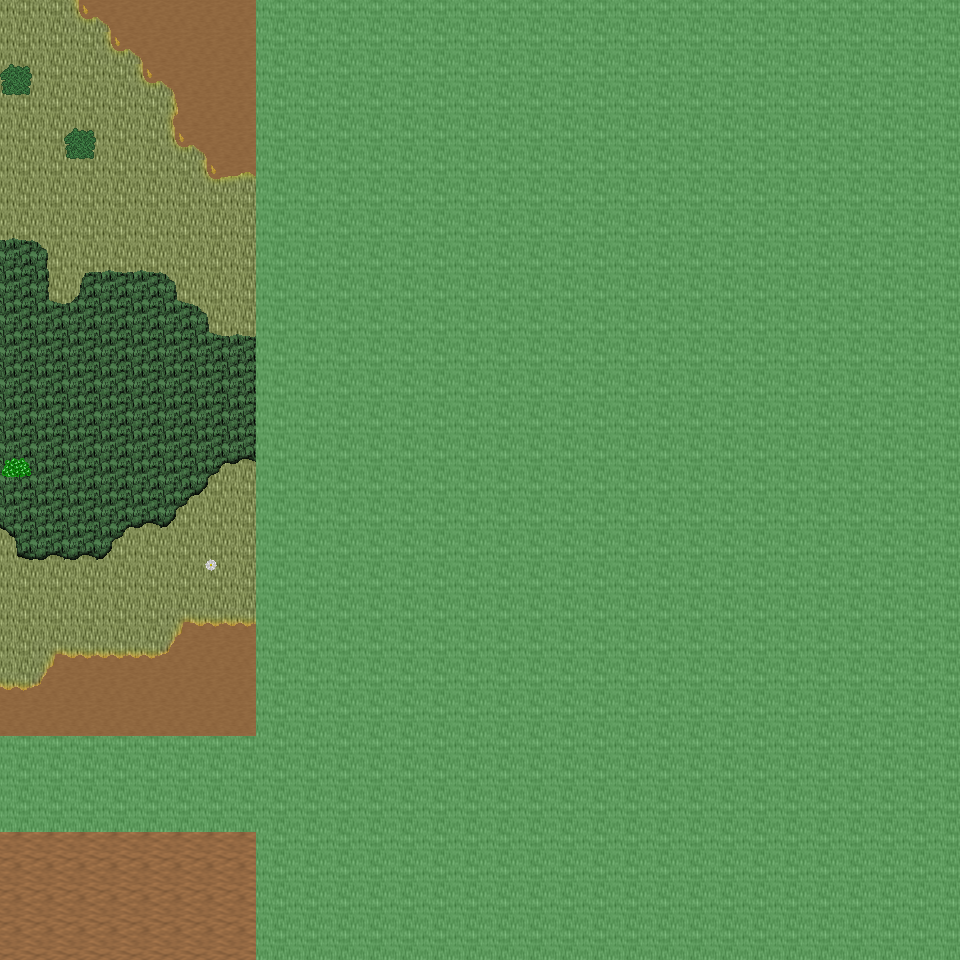

This game map was drawn from its Tiled (.tmx) file and the tilesets committed beside it. A one-line description and the trimmed map source follow:
An orthogonal 30x30 tile map with 32x32 px tiles, 6 tile layers (Ground, Object, Object2, Above, ...), 39 tilesets and 4 objects (4x mapchange).

<map version="1.0" orientation="orthogonal" renderorder="right-down" width="30" height="30" tilewidth="32" tileheight="32" nextobjectid="5">
  <tileset firstgid="1" name="tileset_ground_ground" tilewidth="32" tileheight="32" tilecount="33" columns="3">
    <image source="../drawable/tileset_ground_ground.png" width="96" height="352" />
  </tileset>
  <tileset firstgid="34" name="tileset_ground_ridge_earth_dark" tilewidth="32" tileheight="32" tilecount="96" columns="12">
    <image source="../drawable/tileset_ground_ridge_earth_dark.png" width="384" height="256" />
  </tileset>
  <tileset firstgid="130" name="tileset_plant_grasses" tilewidth="32" tileheight="32" tilecount="6" columns="3">
    <image source="../drawable/tileset_plant_grasses.png" width="96" height="64" />
  </tileset>
  <tileset firstgid="136" name="tileset_ground_ladder_vertical_dark" tilewidth="32" tileheight="32" tilecount="3" columns="3">
    <image source="../drawable/tileset_ground_ladder_vertical_dark.png" width="96" height="32" />
  </tileset>
  <tileset firstgid="139" name="tileset_logic_collision" tilewidth="32" tileheight="32" tilecount="1" columns="1">
    <image source="../drawable/tileset_logic_collision.png" width="32" height="32" />
  </tileset>
  <tileset firstgid="140" name="tileset_ground_grass_corners" tilewidth="32" tileheight="32" tilecount="24" columns="6">
    <image source="../drawable/tileset_ground_grass_corners.png" width="192" height="128" />
  </tileset>
  <tileset firstgid="164" name="tileset_ground_earth_edges" tilewidth="32" tileheight="32" tilecount="18" columns="6">
    <image source="../drawable/tileset_ground_earth_edges.png" width="192" height="96" />
  </tileset>
  <tileset firstgid="182" name="tileset_plant_bush_bushes" tilewidth="32" tileheight="32" tilecount="10" columns="5">
    <image source="../drawable/tileset_plant_bush_bushes.png" width="160" height="64" />
  </tileset>
  <tileset firstgid="192" name="tileset_plant_tree_tree_darkgreen" tilewidth="32" tileheight="32" tilecount="88" columns="8">
    <image source="../drawable/tileset_plant_tree_tree_darkgreen.png" width="256" height="352" />
  </tileset>
  <tileset firstgid="280" name="tileset_ground_rock_pebbles" tilewidth="32" tileheight="32" tilecount="3" columns="1">
    <image source="../drawable/tileset_ground_rock_pebbles.png" width="32" height="96" />
  </tileset>
  <tileset firstgid="283" name="tileset_furniture_sink_jacuzzi_dark_side_on" tilewidth="32" tileheight="32" tilecount="36" columns="3">
    <image source="../drawable/tileset_furniture_sink_jacuzzi_dark_side_on.png" width="96" height="384" />
  </tileset>
  <tileset firstgid="319" name="tileset_furniture_chair_bench_iron_extensible" tilewidth="32" tileheight="32" tilecount="16" columns="4">
    <image source="../drawable/tileset_furniture_chair_bench_iron_extensible.png" width="128" height="128" />
  </tileset>
  <tileset firstgid="335" name="tileset_plant_flower_daisy_blue" tilewidth="32" tileheight="32" tilecount="8" columns="2">
    <image source="../drawable/tileset_plant_flower_daisy_blue.png" width="64" height="128" />
  </tileset>
  <tileset firstgid="343" name="tileset_plant_flower_daisy_red" tilewidth="32" tileheight="32" tilecount="8" columns="2">
    <image source="../drawable/tileset_plant_flower_daisy_red.png" width="64" height="128" />
  </tileset>
  <tileset firstgid="351" name="tileset_plant_flower_daisy_white" tilewidth="32" tileheight="32" tilecount="8" columns="2">
    <image source="../drawable/tileset_plant_flower_daisy_white.png" width="64" height="128" />
  </tileset>
  <tileset firstgid="359" name="tileset_plant_flower_daisy_yellow" tilewidth="32" tileheight="32" tilecount="8" columns="2">
    <image source="../drawable/tileset_plant_flower_daisy_yellow.png" width="64" height="128" />
  </tileset>
  <tileset firstgid="367" name="tileset_plant_bush_hedge" tilewidth="32" tileheight="32" tilecount="35" columns="5">
    <image source="../drawable/tileset_plant_bush_hedge.png" width="160" height="224" />
  </tileset>
  <tileset firstgid="402" name="tileset_plant_tree_evergreen" tilewidth="32" tileheight="32" tilecount="36" columns="3">
    <image source="../drawable/tileset_plant_tree_evergreen.png" width="96" height="384" />
  </tileset>
  <tileset firstgid="438" name="tileset_furniture_light_iron_lamp" tilewidth="32" tileheight="32" tilecount="3" columns="1">
    <image source="../drawable/tileset_furniture_light_iron_lamp.png" width="32" height="96" />
  </tileset>
  <tileset firstgid="441" name="tileset_furniture_light_flames" tilewidth="32" tileheight="32" tilecount="6" columns="6">
    <image source="../drawable/tileset_furniture_light_flames.png" width="192" height="32" />
  </tileset>
  <tileset firstgid="447" name="tileset_item_statue_girl_with_bird" tilewidth="32" tileheight="32" tilecount="12" columns="4">
    <image source="../drawable/tileset_item_statue_girl_with_bird.png" width="128" height="96" />
  </tileset>
  <tileset firstgid="459" name="tileset_object_birds" tilewidth="32" tileheight="32" tilecount="4" columns="2">
    <image source="../drawable/tileset_object_birds.png" width="64" height="64" />
  </tileset>
  <tileset firstgid="463" name="tileset_plant_tree_spruce" tilewidth="32" tileheight="32" tilecount="6" columns="2">
    <image source="../drawable/tileset_plant_tree_spruce.png" width="64" height="96" />
  </tileset>
  <tileset firstgid="469" name="tileset_plant_tree_taller_trees" tilewidth="32" tileheight="32" tilecount="32" columns="8">
    <image source="../drawable/tileset_plant_tree_taller_trees.png" width="256" height="128" />
  </tileset>
  <tileset firstgid="501" name="tileset_plant_stump_hollow_logs" tilewidth="32" tileheight="32" tilecount="6" columns="3">
    <image source="../drawable/tileset_plant_stump_hollow_logs.png" width="96" height="64" />
  </tileset>
  <tileset firstgid="507" name="tileset_plant_stump_small_stump" tilewidth="32" tileheight="32" tilecount="4" columns="2">
    <image source="../drawable/tileset_plant_stump_small_stump.png" width="64" height="64" />
  </tileset>
  <tileset firstgid="511" name="tileset_ground_grass_2" tilewidth="32" tileheight="32" tilecount="21" columns="3">
    <image source="../drawable/tileset_ground_grass_2.png" width="96" height="224" />
  </tileset>
  <tileset firstgid="532" name="tileset_ground_water_waterfall" tilewidth="32" tileheight="32" tilecount="120" columns="8">
    <image source="../drawable/tileset_ground_water_waterfall.png" width="256" height="480" />
  </tileset>
  <tileset firstgid="652" name="tileset_ground_water_pool_corners" tilewidth="32" tileheight="32" tilecount="72" columns="3">
    <image source="../drawable/tileset_ground_water_pool_corners.png" width="96" height="768" />
  </tileset>
  <tileset firstgid="724" name="tileset_ground_water_pool" tilewidth="32" tileheight="32" tilecount="72" columns="3">
    <image source="../drawable/tileset_ground_water_pool.png" width="96" height="768" />
  </tileset>
  <tileset firstgid="796" name="tileset_plant_vine" tilewidth="32" tileheight="32" tilecount="3" columns="1">
    <image source="../drawable/tileset_plant_vine.png" width="32" height="96" />
  </tileset>
  <tileset firstgid="799" name="tileset_ground_dry_grass" tilewidth="32" tileheight="32" tilecount="54" columns="9">
    <image source="../drawable/tileset_ground_dry_grass.png" width="288" height="192" />
  </tileset>
  <tileset firstgid="853" name="tileset_building_chimney_smoke" tilewidth="32" tileheight="32" tilecount="40" columns="4">
    <image source="../drawable/tileset_building_chimney_smoke.png" width="128" height="320" />
  </tileset>
  <tileset firstgid="893" name="tileset_building_huts" tilewidth="32" tileheight="32" tilecount="338" columns="26">
    <image source="../drawable/tileset_building_huts.png" width="832" height="416" />
  </tileset>
  <tileset firstgid="1231" name="tileset_plant_bush_leafy" tilewidth="32" tileheight="32" tilecount="48" columns="8">
    <image source="../drawable/tileset_plant_bush_leafy.png" width="256" height="192" />
  </tileset>
  <tileset firstgid="1279" name="tileset_plant_bush_berried" tilewidth="32" tileheight="32" tilecount="60" columns="5">
    <image source="../drawable/tileset_plant_bush_berried.png" width="160" height="384" />
  </tileset>
  <tileset firstgid="1339" name="tileset_plant_bush_flowering" tilewidth="32" tileheight="32" tilecount="72" columns="8">
    <image source="../drawable/tileset_plant_bush_flowering.png" width="256" height="288" />
  </tileset>
  <tileset firstgid="1411" name="tileset_plant_bushes_and_trees" tilewidth="32" tileheight="32" tilecount="144" columns="16">
    <image source="../drawable/tileset_plant_bushes_and_trees.png" width="512" height="289" />
  </tileset>
  <tileset firstgid="1555" name="tileset_plant_bush_bush_pinks" tilewidth="32" tileheight="32" tilecount="4" columns="2">
    <image source="../drawable/tileset_plant_bush_bush_pinks.png" width="64" height="64" />
  </tileset>
  <layer name="Ground" width="30" height="30">
    <data>[900 cells, 900 non-empty, 5 distinct tile ids]</data>
  </layer>
  <layer name="Object" width="30" height="30">
    <data>[900 cells, 294 non-empty, 42 distinct tile ids]</data>
  </layer>
  <layer name="Object2" width="30" height="30">
    <data>[900 cells, 6 non-empty, 4 distinct tile ids]</data>
  </layer>
  <layer name="Above" width="30" height="30">
    <data>[900 cells, 14 non-empty, 12 distinct tile ids]</data>
  </layer>
  <layer name="Above2" width="30" height="30">
    <data>[900 cells, 4 non-empty, 3 distinct tile ids]</data>
  </layer>
  <layer name="Walkable" width="30" height="30">
    <data>[900 cells, 684 non-empty, 1 distinct tile ids]</data>
  </layer>
  <objectgroup name="MapEvents">
    <object id="1" name="north" type="mapchange" x="0" y="0" width="256" height="32">
      <properties>
        <property name="map" value="0_ados_mountain_n2_w2_x3_y1" />
        <property name="place" value="south" />
      </properties>
    </object>
    <object id="2" name="south" type="mapchange" x="0" y="928" width="256" height="32">
      <properties>
        <property name="map" value="0_ados_mountain_n2_w2_x3_y3" />
        <property name="place" value="north" />
      </properties>
    </object>
    <object id="3" name="west" type="mapchange" x="0" y="0" width="32" height="736">
      <properties>
        <property name="map" value="0_ados_mountain_n2_w2_x2_y2" />
        <property name="place" value="east" />
      </properties>
    </object>
    <object id="4" name="west2" type="mapchange" x="0" y="832" width="32" height="128">
      <properties>
        <property name="map" value="0_ados_mountain_n2_w2_x2_y2" />
        <property name="place" value="east2" />
      </properties>
    </object>
  </objectgroup>
</map>
